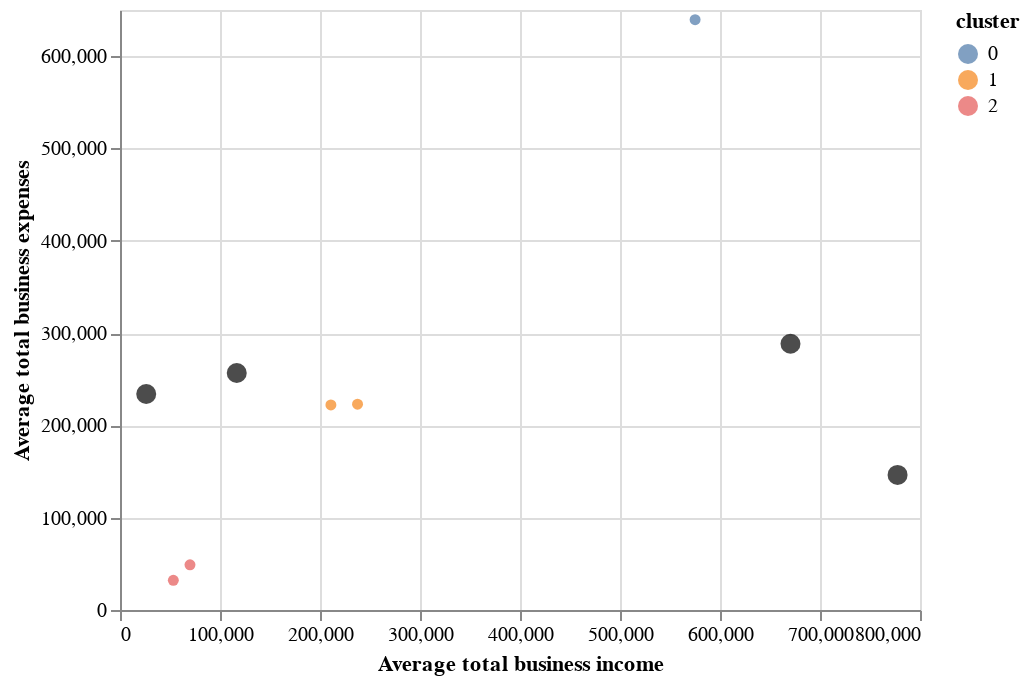

Write notebook code for a chart like this one.
### Code cell
chart1 + chart2

### Figure 1 — Vega-Lite specification as saved in the notebook (floating-point values rounded to 4 significant figures)
{"config": {"view": {"continuousWidth": 400, "continuousHeight": 300}}, "layer": [{"data": {"name": "data-575f8a87cc33ee226fb970a0e7e31664"}, "mark": "circle", "encoding": {"color": {"type": "nominal", "field": "cluster"}, "tooltip": [{"type": "quantitative", "field": "Postcode"}, {"type": "quantitative", "field": "cluster"}, {"type": "quantitative", "field": "Average total business income"}, {"type": "quantitative", "field": "Average total business expenses"}], "x": {"type": "quantitative", "field": "Average total business income"}, "y": {"type": "quantitative", "field": "Average total business expenses"}}, "selection": {"selector003": {"type": "interval", "bind": "scales", "encodings": ["x", "y"]}}}, {"data": {"name": "data-4af31deb9417aa0ac5e19a2ec313b795"}, "mark": {"type": "circle", "size": 100}, "encoding": {"color": {"value": "black"}, "tooltip": [{"type": "quantitative", "field": "cluster"}, {"type": "quantitative", "field": "Average total business income"}, {"type": "quantitative", "field": "Average total business expenses"}], "x": {"type": "quantitative", "field": "Average total business income"}, "y": {"type": "quantitative", "field": "Average total business expenses"}}, "selection": {"selector004": {"type": "interval", "bind": "scales", "encodings": ["x", "y"]}}}], "$schema": "https://vega.github.io/schema/vega-lite/v4.8.1.json", "datasets": {"data-575f8a87cc33ee226fb970a0e7e31664": [{"Postcode": 2000, "Average total business income": 210901, "Average total business expenses": 222191, "cluster": 1.0}, {"Postcode": 2006, "Average total business income": 69983, "Average total business expenses": 48971, "cluster": 2.0}, {"Postcode": 2007, "Average total business income": 575099, "Average total business expenses": 639499, "cluster": 0.0}, {"Postcode": 2008, "Average total business income": 53329, "Average total business expenses": 32173, "cluster": 2.0}, {"Postcode": 2009, "Average total business income": 237539, "Average total business expenses": 222993, "cluster": 1.0}], "data-4af31deb9417aa0ac5e19a2ec313b795": [{"Average total business income": 670487, "Average total business expenses": 288389, "cluster": 0}, {"Average total business income": 116739, "Average total business expenses": 256787, "cluster": 1}, {"Average total business income": 26225, "Average total business expenses": 234053, "cluster": 2}, {"Average total business income": 777572, "Average total business expenses": 146316, "cluster": 3}]}}
